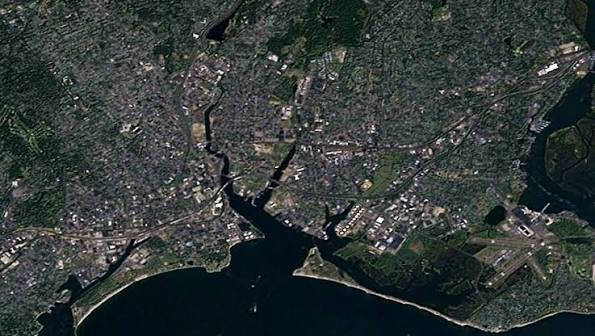
#> input picture ml_engine/test_data/sample.jpg, 595 x 336 px, found by its file name
$ python test_dehazing.py
#> lines starting #> are read from the running program, lines starting #| are printed output that depends on the picture; long printed decimals are rounded
#> further down, image is the input picture: shape (336, 595, 3); mean B, G, R 57.9, 59.2, 51.9
### ml_engine/workers/dehazing/dehazing_worker.py
import cv2
import numpy as np

from workers.base_worker import BaseWorker


class DehazingWorker(BaseWorker):

    def __init__(self, strength: float = 0.7):
        self.strength = strength

    def run(self, image, metadata):

        if image is None:
            raise ValueError("Input image is None")

        # Convert image to float for processing
        image_float = image.astype(np.float32) / 255.0

        # Estimate atmospheric light
        dark_channel = self._dark_channel(
            image_float,
            kernel_size=15,
        )

        atmospheric_light = self._estimate_atmospheric_light(
            image_float,
            dark_channel,
        )

        # Estimate transmission
        transmission = 1.0 - self.strength * dark_channel

        transmission = np.clip(
            transmission,
            0.1,
            1.0,
        )

        # Recover scene radiance
        transmission_3 = transmission[:, :, np.newaxis]

        recovered = (
            image_float - atmospheric_light
        ) / transmission_3 + atmospheric_light

        recovered = np.clip(
            recovered,
            0.0,
            1.0,
        )

        enhanced = (
            recovered * 255
        ).astype(np.uint8)

        return {
            "image": enhanced,
            "score": {
                "dehaze_strength": self.strength,
                "transmission_mean": float(
                    np.mean(transmission)
                ),
            },
            "metadata": {
                **metadata,
                "worker": "dehazing",
                "method": "dark_channel_prior",
            },
        }

    def _dark_channel(
        self,
        image,
        kernel_size=15,
    ):

#> called with kernel_size = 15
        minimum = np.min(
            image,
            axis=2,
        )
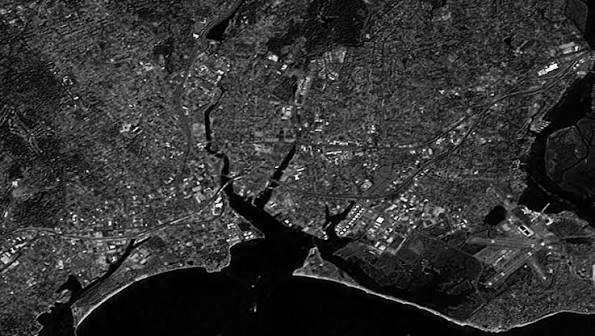
#> minimum: shape (336, 595) float32; min 0, max 1, mean 0.198

        kernel = cv2.getStructuringElement(
            cv2.MORPH_RECT,
            (kernel_size, kernel_size),
        )

        dark = cv2.erode(
            minimum,
            kernel,
        )
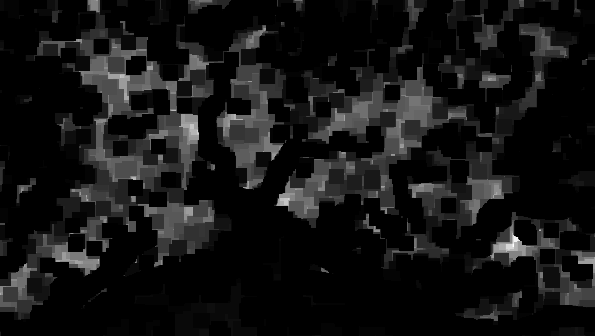
#> dark: shape (336, 595) float32; min 0, max 0.204, mean 0.0162; drawn with min black and max white

        return dark

    def _estimate_atmospheric_light(
        self,
        image,
        dark_channel,
    ):

        height, width = dark_channel.shape
#> height = 336; width = 595

        total_pixels = height * width
#> total_pixels = 199920

        number = max(
            1,
            int(total_pixels * 0.001),
        )
#> number = 199

        flat_dark = dark_channel.reshape(-1)

        indices = np.argsort(
            flat_dark
        )[-number:]
#> indices = 199 values, max 154798 at index 10, min 44745 at index 90, mean 119773.5

        flat_image = image.reshape(
            -1,
            3,
        )

        atmospheric = np.mean(
            flat_image[indices],
            axis=0,
        )
#> atmospheric = [0.336, 0.366, 0.381]

        return atmospheric

### ml_engine/test_dehazing.py
import cv2

from workers.dehazing.dehazing_worker import (
    DehazingWorker,
)


image = cv2.imread(
    "ml_engine/test_data/sample.jpg"
)

if image is None:
    raise ValueError(
        "Could not load sample image"
    )


worker = DehazingWorker(
    strength=0.7
)

result = worker.run(
    image,
    {
        "sensor": "demo",
        "sun_elevation": 45,
    },
)
#> in run, `transmission = 1.0 - self.strength * dark_channel`:
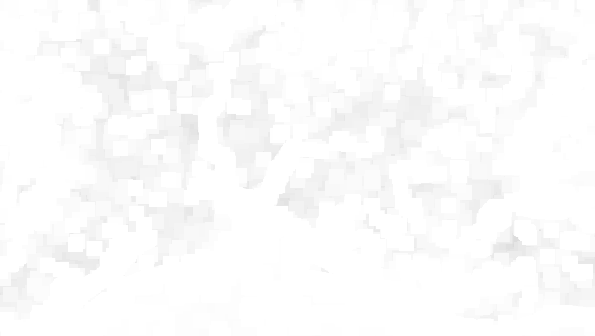
#> transmission: shape (336, 595) float32; min 0.857, max 1, mean 0.989
#> result = 3 items

output = result["image"]

cv2.imwrite(
    "ml_engine/test_data/dehazed_output.jpg",
    output,
)

print("Dehazing successful!")
print("Input size:", image.shape[:2])
#| Input size: (336, 595)
print("Output size:", output.shape[:2])
#| Output size: (336, 595)
print("Score:", result["score"])
#| Score: {'dehaze_strength': 0.7, 'transmission_mean': 0.9887}
print("Metadata:", result["metadata"])
#| Metadata: {'sensor': 'demo', 'sun_elevation': 45, 'worker': 'dehazing', 'method': 'dark_channel_prior'}
